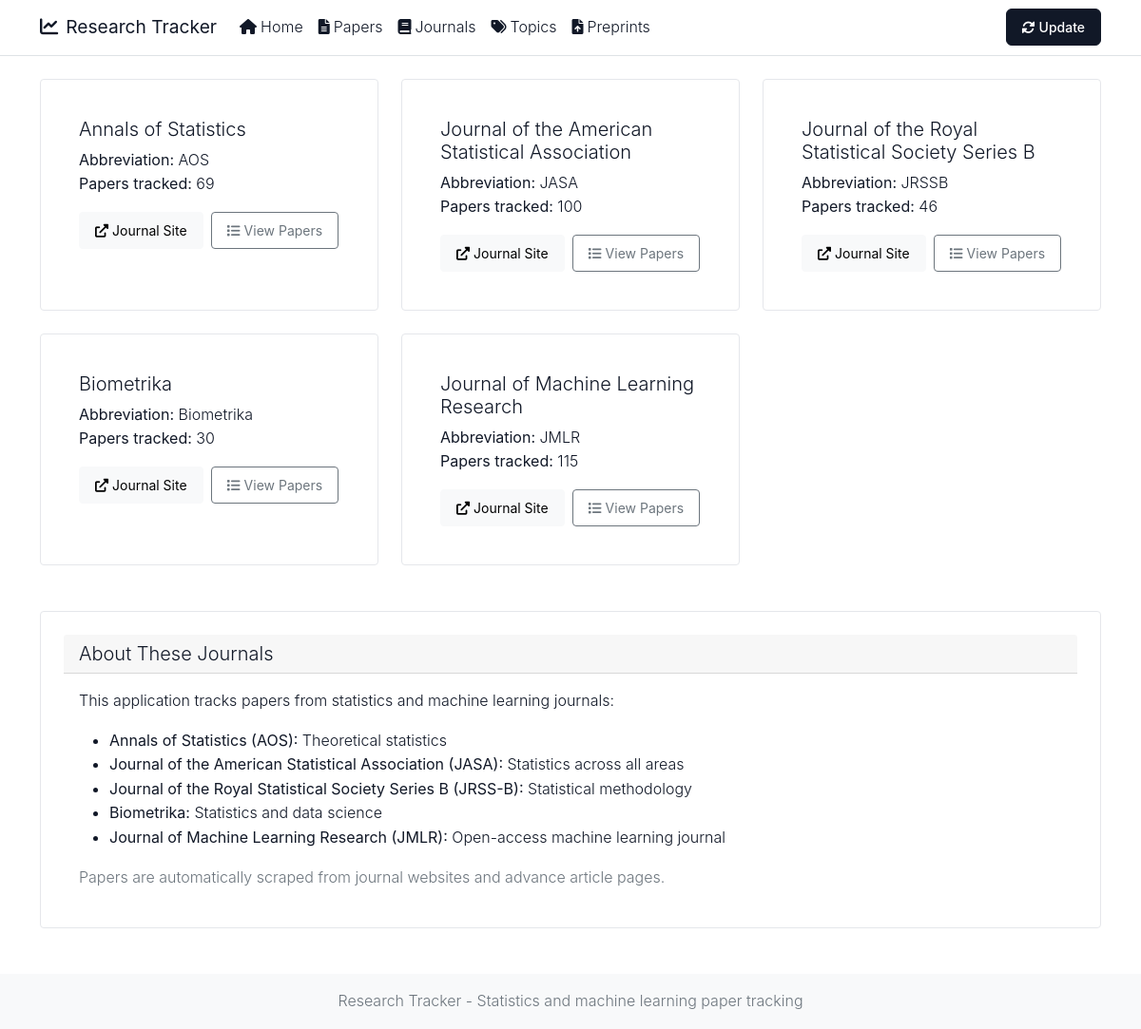
The page /journals on the database its author committed.
### app/models.py (models this page shows)
class Journal(Base):
    __tablename__ = 'journals'
    id = Column(Integer, primary_key=True, index=True)
    name = Column(String(100), unique=True, index=True)
    short_name = Column(String(20), unique=True, index=True)
    abbreviation = Column(String(20), unique=True)
    url = Column(String(500))
    papers_url = Column(String(500))
    papers = relationship("Paper", back_populates="journal")

### app/main.py (the view)
@app.get("/journals", response_class=HTMLResponse)
async def journals(request: Request, db: Session = Depends(get_db)):
    journals = db.query(Journal).all()
    return templates.TemplateResponse("journals.html", {
        "request": request,
        "journals": journals
    })

### templates/journals.html (shortened to what this page needs)
{% extends "base.html" %}
{% block content %}
<div class="row">
    {% for journal in journals %}
    <div class="col-md-6 col-lg-4 mb-4">
        <div class="card h-100 minimal-card">
            <div class="card-body">
                <h5 class="card-title">{{ journal.name }}</h5>
                <p class="card-text">
                    <strong>Abbreviation:</strong> {{ journal.abbreviation }}<br>
                    <strong>Papers tracked:</strong> {{ journal.papers | length }}
                </p>
                <div class="d-flex gap-2">
                    <a href="{{ journal.url }}" class="btn btn-light btn-sm" target="_blank">
                        <i class="fas fa-external-link-alt me-1"></i>Journal Site
                    </a>
                    <a href="/papers?journal={{ journal.name }}" class="btn btn-outline-secondary btn-sm">
                        <i class="fas fa-list me-1"></i>View Papers
                    </a>
                </div>
            </div>
        </div>
    </div>
    {% endfor %}
</div>
<div class="row mt-4">
    <div class="col-12">
        <div class="card minimal-card">
            <div class="card-header">
                <h5 class="mb-0">About These Journals</h5>
            </div>
            <div class="card-body">
                <p>This application tracks papers from statistics and machine learning journals:</p>
                <ul>
                    <li><strong>Annals of Statistics (AOS):</strong> Theoretical statistics</li>
                    <li><strong>Journal of the American Statistical Association (JASA):</strong> Statistics across all areas</li>
                    <li><strong>Journal of the Royal Statistical Society Series B (JRSS-B):</strong> Statistical methodology</li>
                    <li><strong>Biometrika:</strong> Statistics and data science</li>
                    <li><strong>Journal of Machine Learning Research (JMLR):</strong> Open-access machine learning journal</li>
                </ul>
                <p class="text-muted mb-0">Papers are automatically scraped from journal websites and advance article pages.</p>
            </div>
        </div>
    </div>
</div>
{% endblock %}

### static/style.css (style rules this page uses)
:root { --primary-color: #111827; --secondary-color: #111827; --accent-color: #6b7280; --success-color: #059669; --warning-color: #d97706; --light-bg: #f9fafb; --dark-text: #111827; --border-radius: 8px; --box-shadow: 0 1px 3px rgba(0,0,0,0.05); }
body { font-family: -apple-system, BlinkMacSystemFont, 'Segoe UI', Roboto, sans-serif; line-height: 1.6; color: var(--dark-text); font-weight: 300; }
h1, h2, h3, h4, h5, h6 { font-weight: 300; color: var(--dark-text); }
.card { border: 1px solid #e5e7eb; border-radius: 4px; box-shadow: none; transition: all 0.2s ease; height: 100%; }
.minimal-card { border: 1px solid #f3f4f6; box-shadow: none; background: #fafafa; }
.minimal-card { padding: 1.5rem; background: white; border: 1px solid #e5e7eb; border-radius: 4px; transition: all 0.2s ease; }
.btn { border-radius: 4px; padding: 0.5rem 1rem; font-weight: 400; transition: all 0.2s ease; font-size: 0.875rem; border-width: 1px; }

### rows shown on the page
Journal: name "Annals of Statistics", abbreviation "AOS", papers|length "69"
Journal: name "Journal of the American Statistical Association", abbreviation "JASA", papers|length "100"
Journal: name "Journal of the Royal Statistical Society Series B", abbreviation "JRSSB", papers|length "46"
Journal: name "Biometrika", abbreviation "Biometrika", papers|length "30"
Journal: name "Journal of Machine Learning Research", abbreviation "JMLR", papers|length "115"
